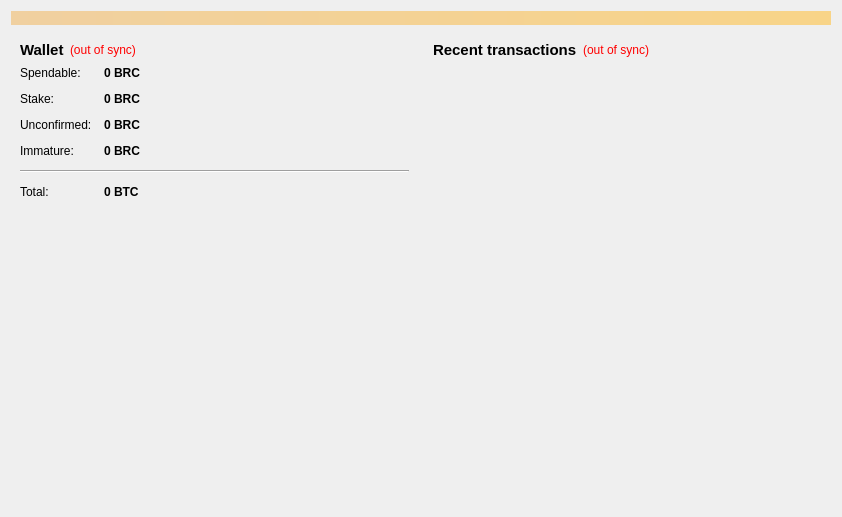
<?xml version="1.0" encoding="UTF-8"?>
<ui version="4.0">
 <class>OverviewPage</class>
 <widget class="QWidget" name="OverviewPage">
  <property name="geometry">
   <rect>
    <x>0</x>
    <y>0</y>
    <width>842</width>
    <height>517</height>
   </rect>
  </property>
  <property name="windowTitle">
   <string>Form</string>
  </property>
  <layout class="QVBoxLayout" name="topLayout">
   <item>
    <widget class="QLabel" name="labelAlerts">
     <property name="visible">
      <bool>false</bool>
     </property>
     <property name="styleSheet">
      <string notr="true">background-color: qlineargradient(x1: 0, y1: 0, x2: 1, y2: 0, stop:0 #F0D0A0, stop:1 #F8D488);  color:#000000
</string>
     </property>
     <property name="wordWrap">
      <bool>true</bool>
     </property>
     <property name="margin">
      <number>3</number>
     </property>
    </widget>
   </item>
   <item>
    <layout class="QHBoxLayout" name="horizontalLayout" stretch="1,1">
     <item>
      <layout class="QVBoxLayout" name="verticalLayout_2">
       <item>
        <widget class="QWidget" name="widget" native="true">
         <layout class="QVBoxLayout" name="verticalLayout_4">
          <item>
           <layout class="QHBoxLayout" name="horizontalLayout_4">
            <item>
             <widget class="QLabel" name="label_5">
              <property name="font">
               <font>
                <pointsize>11</pointsize>
                <weight>75</weight>
                <bold>true</bold>
               </font>
              </property>
              <property name="text">
               <string>Wallet</string>
              </property>
             </widget>
            </item>
            <item>
             <widget class="QLabel" name="labelWalletStatus">
              <property name="toolTip">
               <string>The displayed information may be out of date. Your wallet automatically synchronizes with the BRC network after a connection is established, but this process has not completed yet.</string>
              </property>
              <property name="styleSheet">
               <string notr="true">QLabel { color: red; }</string>
              </property>
              <property name="text">
               <string notr="true">(out of sync)</string>
              </property>
              <property name="alignment">
               <set>Qt::AlignLeading|Qt::AlignLeft|Qt::AlignVCenter</set>
              </property>
             </widget>
            </item>
            <item>
             <spacer name="horizontalSpacer_2">
              <property name="orientation">
               <enum>Qt::Horizontal</enum>
              </property>
              <property name="sizeHint" stdset="0">
               <size>
                <width>40</width>
                <height>20</height>
               </size>
              </property>
             </spacer>
            </item>
           </layout>
          </item>
          <item>
           <layout class="QFormLayout" name="formLayout_2">
            <property name="fieldGrowthPolicy">
             <enum>QFormLayout::AllNonFixedFieldsGrow</enum>
            </property>
            <property name="horizontalSpacing">
             <number>12</number>
            </property>
            <property name="verticalSpacing">
             <number>12</number>
            </property>
            <item row="0" column="0">
             <widget class="QLabel" name="label">
              <property name="text">
               <string>Spendable:</string>
              </property>
             </widget>
            </item>
            <item row="0" column="1">
             <widget class="QLabel" name="labelBalance">
              <property name="font">
               <font>
                <weight>75</weight>
                <bold>true</bold>
               </font>
              </property>
              <property name="cursor">
               <cursorShape>IBeamCursor</cursorShape>
              </property>
              <property name="toolTip">
               <string>Your current spendable balance</string>
              </property>
              <property name="text">
               <string notr="true">0 BRC</string>
              </property>
              <property name="alignment">
               <set>Qt::AlignLeading|Qt::AlignLeft|Qt::AlignVCenter</set>
              </property>
              <property name="textInteractionFlags">
               <set>Qt::LinksAccessibleByMouse|Qt::TextSelectableByKeyboard|Qt::TextSelectableByMouse</set>
              </property>
             </widget>
            </item>
            <item row="1" column="0">
             <widget class="QLabel" name="label_6">
              <property name="text">
               <string>Stake:</string>
              </property>
             </widget>
            </item>
            <item row="1" column="1">
             <widget class="QLabel" name="labelStake">
              <property name="font">
               <font>
                <weight>75</weight>
                <bold>true</bold>
               </font>
              </property>
              <property name="cursor">
               <cursorShape>IBeamCursor</cursorShape>
              </property>
              <property name="toolTip">
               <string>Total of coins that was staked, and do not yet count toward the current balance</string>
              </property>
              <property name="text">
               <string notr="true">0 BRC</string>
              </property>
              <property name="alignment">
               <set>Qt::AlignLeading|Qt::AlignLeft|Qt::AlignVCenter</set>
              </property>
              <property name="textInteractionFlags">
               <set>Qt::LinksAccessibleByMouse|Qt::TextSelectableByKeyboard|Qt::TextSelectableByMouse</set>
              </property>
             </widget>
            </item>
            <item row="2" column="0">
             <widget class="QLabel" name="label_3">
              <property name="text">
               <string>Unconfirmed:</string>
              </property>
             </widget>
            </item>
            <item row="2" column="1">
             <widget class="QLabel" name="labelUnconfirmed">
              <property name="font">
               <font>
                <weight>75</weight>
                <bold>true</bold>
               </font>
              </property>
              <property name="cursor">
               <cursorShape>IBeamCursor</cursorShape>
              </property>
              <property name="toolTip">
               <string>Total of transactions that have yet to be confirmed, and do not yet count toward the current balance</string>
              </property>
              <property name="text">
               <string notr="true">0 BRC</string>
              </property>
              <property name="alignment">
               <set>Qt::AlignLeading|Qt::AlignLeft|Qt::AlignVCenter</set>
              </property>
              <property name="textInteractionFlags">
               <set>Qt::LinksAccessibleByMouse|Qt::TextSelectableByKeyboard|Qt::TextSelectableByMouse</set>
              </property>
             </widget>
            </item>
            <item row="3" column="0">
             <widget class="QLabel" name="labelImmatureText">
              <property name="text">
               <string>Immature:</string>
              </property>
             </widget>
            </item>
            <item row="3" column="1">
             <widget class="QLabel" name="labelImmature">
              <property name="font">
               <font>
                <weight>75</weight>
                <bold>true</bold>
               </font>
              </property>
              <property name="toolTip">
               <string>Mined balance that has not yet matured</string>
              </property>
              <property name="text">
               <string notr="true">0 BRC</string>
              </property>
              <property name="alignment">
               <set>Qt::AlignLeading|Qt::AlignLeft|Qt::AlignVCenter</set>
              </property>
              <property name="textInteractionFlags">
               <set>Qt::LinksAccessibleByMouse|Qt::TextSelectableByKeyboard|Qt::TextSelectableByMouse</set>
              </property>
             </widget>
            </item>
            <item row="4" column="0" colspan="2">
             <widget class="Line" name="line">
              <property name="maximumSize">
               <size>
                <width>16777215</width>
                <height>16777215</height>
               </size>
              </property>
              <property name="orientation">
               <enum>Qt::Horizontal</enum>
              </property>
             </widget>
            </item>
            <item row="5" column="0">
             <widget class="QLabel" name="labelTotalText">
              <property name="text">
               <string>Total:</string>
              </property>
             </widget>
            </item>
            <item row="5" column="1">
             <widget class="QLabel" name="labelTotal">
              <property name="font">
               <font>
                <weight>75</weight>
                <bold>true</bold>
               </font>
              </property>
              <property name="cursor">
               <cursorShape>IBeamCursor</cursorShape>
              </property>
              <property name="toolTip">
               <string>Your current total balance</string>
              </property>
              <property name="text">
               <string notr="true">0 BTC</string>
              </property>
              <property name="alignment">
               <set>Qt::AlignLeading|Qt::AlignLeft|Qt::AlignVCenter</set>
              </property>
              <property name="textInteractionFlags">
               <set>Qt::LinksAccessibleByMouse|Qt::TextSelectableByKeyboard|Qt::TextSelectableByMouse</set>
              </property>
             </widget>
            </item>
           </layout>
          </item>
         </layout>
        </widget>
       </item>
       <item>
        <spacer name="verticalSpacer_2">
         <property name="orientation">
          <enum>Qt::Vertical</enum>
         </property>
         <property name="sizeHint" stdset="0">
          <size>
           <width>20</width>
           <height>40</height>
          </size>
         </property>
        </spacer>
       </item>
       <item>
        <widget class="QLabel" name="label_overview_pic">
         <property name="sizePolicy">
          <sizepolicy hsizetype="Preferred" vsizetype="Preferred">
           <horstretch>0</horstretch>
           <verstretch>0</verstretch>
          </sizepolicy>
         </property>
         <property name="minimumSize">
          <size>
           <width>0</width>
           <height>0</height>
          </size>
         </property>
         <property name="maximumSize">
          <size>
           <width>500</width>
           <height>500</height>
          </size>
         </property>
         <property name="text">
          <string/>
         </property>
         <property name="pixmap">
          <pixmap resource="../bitcoin.qrc">:/images/wallet_bg</pixmap>
         </property>
         <property name="alignment">
          <set>Qt::AlignCenter</set>
         </property>
         <property name="margin">
          <number>20</number>
         </property>
        </widget>
       </item>
       <item>
        <spacer name="verticalSpacer">
         <property name="orientation">
          <enum>Qt::Vertical</enum>
         </property>
         <property name="sizeHint" stdset="0">
          <size>
           <width>20</width>
           <height>40</height>
          </size>
         </property>
        </spacer>
       </item>
      </layout>
     </item>
     <item>
      <layout class="QVBoxLayout" name="verticalLayout_3">
       <item>
        <widget class="QWidget" name="widget_2" native="true">
         <layout class="QVBoxLayout" name="verticalLayout">
          <item>
           <layout class="QHBoxLayout" name="horizontalLayout_2">
            <item>
             <widget class="QLabel" name="label_4">
              <property name="font">
               <font>
                <pointsize>11</pointsize>
                <weight>75</weight>
                <bold>true</bold>
               </font>
              </property>
              <property name="text">
               <string>&lt;b&gt;Recent transactions&lt;/b&gt;</string>
              </property>
             </widget>
            </item>
            <item>
             <widget class="QLabel" name="labelTransactionsStatus">
              <property name="toolTip">
               <string>The displayed information may be out of date. Your wallet automatically synchronizes with the BRC network after a connection is established, but this process has not completed yet.</string>
              </property>
              <property name="styleSheet">
               <string notr="true">QLabel { color: red; }</string>
              </property>
              <property name="text">
               <string notr="true">(out of sync)</string>
              </property>
              <property name="alignment">
               <set>Qt::AlignRight|Qt::AlignTrailing|Qt::AlignVCenter</set>
              </property>
             </widget>
            </item>
            <item>
             <spacer name="horizontalSpacer">
              <property name="orientation">
               <enum>Qt::Horizontal</enum>
              </property>
              <property name="sizeHint" stdset="0">
               <size>
                <width>40</width>
                <height>20</height>
               </size>
              </property>
             </spacer>
            </item>
           </layout>
          </item>
          <item>
           <widget class="QListView" name="listTransactions">
            <property name="styleSheet">
             <string notr="true">QListView { background: transparent; }</string>
            </property>
            <property name="frameShape">
             <enum>QFrame::NoFrame</enum>
            </property>
            <property name="verticalScrollBarPolicy">
             <enum>Qt::ScrollBarAlwaysOff</enum>
            </property>
            <property name="horizontalScrollBarPolicy">
             <enum>Qt::ScrollBarAlwaysOff</enum>
            </property>
            <property name="selectionMode">
             <enum>QAbstractItemView::NoSelection</enum>
            </property>
           </widget>
          </item>
         </layout>
        </widget>
       </item>
      </layout>
     </item>
    </layout>
   </item>
  </layout>
 </widget>
 <resources>
  <include location="../bitcoin.qrc"/>
 </resources>
 <connections/>
</ui>
